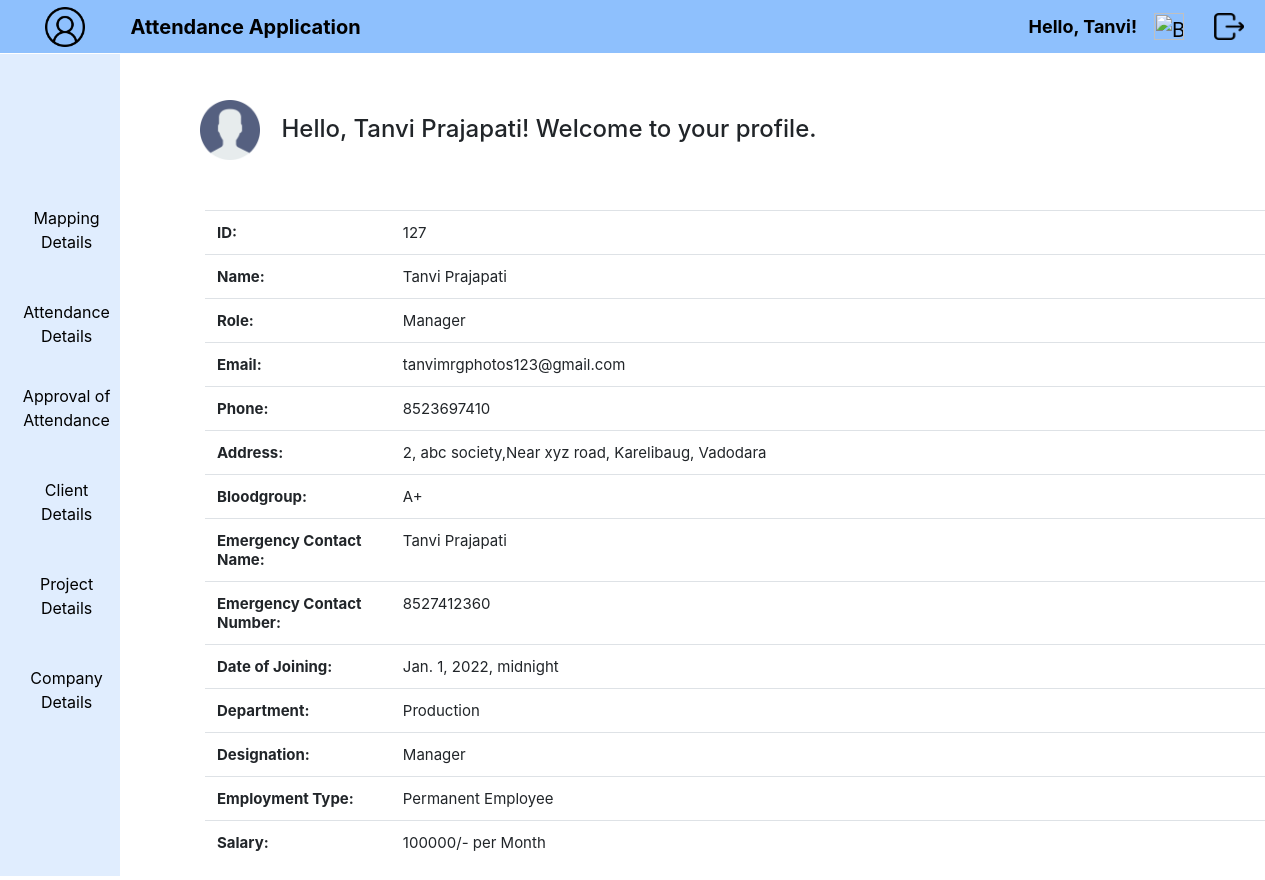
Screenshot of /userdata (signed in) with the database file from the repository.
### Attendance/models.py (models this page shows, shortened)
class Employee(models.Model):
        BG = (('A+', 'A+'),
                ('A-', 'A-'),
                ('B+', 'B+'),
                ('B-', 'B-'),
                ('O+', 'O+'),
                ('O-', 'O-'),
                ('AB+', 'AB+'),
                ('AB-', 'AB-'),)
        DEPT = (('IT','IT'),
                ('Production','Production'),
                ('Sales','Sales'),
                ('HR','HR'),
                ('Finance','Finance'),
                ('Marketing','Marketing'),
                ('Other','Other'),)
        DESIG = (('Employee','Employee'),
                ('Intern','Intern'),
                ('Site Head','Site Head'),
                ('Region Head','Region Head'),
                ('Manager','Manager'),
                ('HR','HR'),
                ('Director','Director'),
                ('President','President'),
                ('CEO','CEO'),
                ('Owner','Owner'),
                ('Other','Other'),)
        TYPE = (('Permanent Employee','Permanent Employee'),
                ('Contract Based','Contract Based'),)
        MODE = (('Day','Day'),
                ('Month','Month'),)
        ROLES = (('Employee','Employee'),
                 ('Manager','Manager'),
                 ('HR','HR'),)
        user = models.ForeignKey(User, on_delete=models.CASCADE, default=1)
        firstname = models.CharField(max_length=20, null=True, verbose_name='First Name')
        lastname = models.CharField(max_length=30, null=True, verbose_name='Last Name')
        email = models.EmailField(max_length=50, null=True, verbose_name='Email')
        phone = models.CharField(max_length=10, null=True, verbose_name='Phone')
        address = models.CharField(max_length=100, null=True, verbose_name='Address')
        bloodgroup = models.CharField(choices=BG, max_length=20, null=True, default='A+', verbose_name='Blood Group')
        econtactname = models.CharField(max_length=50, null=True, verbose_name='Emergency Contact Name')
        econtactphone = models.CharField(max_length=10, null=True, verbose_name='Emergency Contact Number')
        empid = models.CharField(max_length=20, null=True, unique=True, verbose_name='Employee ID')
        role = models.CharField(choices=ROLES, verbose_name='Select your role',max_length=50,default='Employee')
        doj = models.DateTimeField(default=datetime.now,help_text = "Please use the following format: <em>YYYY-MM-DD HH:MM:SS</em>.", verbose_name='Date of Joining')
        department = models.CharField(choices=DEPT,max_length=30,null=True, default='IT', verbose_name='Department')
        designation = models.CharField(choices=DESIG,max_length=20,null=True, default='Employee', verbose_name='Designation')
        emptype = models.CharField(choices=TYPE, max_length=30,default='Permanent Employee',null=True, verbose_name='Employment Type')
        salary = models.IntegerField(null=True, verbose_name='Salary')
        per = models.CharField(choices=MODE,max_length=20,null=True, default='Month', verbose_name='Per')
        class Meta:
                db_table = "Employee"

### Attendance/views.py (the view)
# urls.py: path('userdata',views.userdata,name='userdata'),
@login_required(login_url='loginview')
@never_cache
def userdata(request):
    user = request.user
    employee = None
    if user.is_superuser:
        context = {'user': user}
    else:
        employee = get_object_or_404(Employee, email=user.username)
        context = {'employee': employee, 'user': user}
    template = loader.get_template('userdata.html')
    return HttpResponse(template.render(context, request))

### Attendance/templates/userdata.html (shortened to what this page needs)
{% extends "home.html" %}
{% load static %}
{% block manager %}
{% block emp %}
<div class="emp">
    <h4 style="text-align: left; margin: 50px 0px 50px 50px;">
        <img src="{% static 'images/user1.png' %}" width="60px" height="60px" style="margin-right: 15px;">
        Hello, {{user.first_name}} {{user.last_name}}! Welcome to your profile.
    </h4>
    <table style="margin-left: 55;" class="table">
        <tbody  class="text-left">
            <tr>
                <td class="col-2 font-weight-bold">ID:</td>
                <td>{{ employee.id }}</td>
            </tr>
            <tr>
                <td class="col-2 font-weight-bold">Name:</td>
                <td>{{ employee.firstname }} {{ employee.lastname }}</td>
            </tr>
            <tr>
                <td class="col-2 font-weight-bold">Role:</td>
                <td>{{ employee.role }}</td>
            </tr>
            <tr>
                <td class="col-2 font-weight-bold">Email:</td>
                <td>{{ employee.email }}</td>
            </tr>
            <tr>
                <td class="col-2 font-weight-bold">Phone:</td>
                <td>{{ employee.phone }}</td>
            </tr>
            <tr>
                <td class="col-2 font-weight-bold">Address:</td>
                <td>{{ employee.address }}</td>
            </tr>
            <tr>
                <td class="col-2 font-weight-bold">Bloodgroup:</td>
                <td>{{ employee.bloodgroup }}</td>
            </tr>
            <tr>
                <td class="col-2 font-weight-bold">Emergency Contact Name:</td>
                <td>{{ employee.econtactname }}</td>
            </tr>
            <tr>
                <td class="col-2 font-weight-bold">Emergency Contact Number:</td>
                <td>{{ employee.econtactphone }}</td>
            </tr>
            <tr>
                <td class="col-2 font-weight-bold">Date of Joining:</td>
                <td>{{ employee.doj }}</td>
            </tr>
            <tr>
                <td class="col-2 font-weight-bold">Department:</td>
                <td>{{ employee.department }}</td>
            </tr>
            <tr>
                <td class="col-2 font-weight-bold">Designation:</td>
                <td>{{ employee.designation }}</td>
            </tr>
            <tr>
                <td class="col-2 font-weight-bold">Employment Type:</td>
                <td>{{ employee.emptype }}</td>
            </tr>
            <tr>
                <td class="col-2 font-weight-bold">Salary:</td>
                <td>{{ employee.salary }}/- per {{ employee.per }}</td>
            </tr>
        </tbody>
    </table>
</div>
{% endblock %}
{% endblock %}

### Attendance/templates/home.html (shortened to what this page needs)
{% load static %}
<!doctype html lang="en">
  <head>
    <link rel="stylesheet" href="https://cdn.jsdelivr.net/npm/bootstrap@4.0.0/dist/css/bootstrap.min.css">
    <link rel="stylesheet" type="text/css" href="{% static 'css/style.css' %}">
  </head>
  <body onload="RenderDate()">
      <nav class="navbar navbar-expand-lg nav1">
        <div class="container-fluid" style="width: fit-content;">
          <a class="navbar-brand" href="{% url 'userdata' %}">
            <img src="{% static 'images/user.png' %}" width="40" height="40" class="d-inline-block align-top" style="margin-left: 28px;">
          </a>
        </div>
          <div class="collapse navbar-collapse" id="navbarSupportedContent">
            <ul class="navbar-nav">
              <li class="nav-item" style="margin-left: 15px;">
                <b>
                  <a class="navbar-brand float-left" href="{% url 'AttFormView' %}">Attendance Application</a>
                </b>
              </li>
            </ul>
            <ul class="navbar-nav mb-2 mb-lg-0 d-flex" style="position: absolute; right: 40;">
              <li>
                <b>
                  <a class="nav-link"  href="{% url 'userdata' %}" style="margin-top: 25px; font-size: 17px; margin-right: 80px;">
                    {% if user.is_authenticated %}
                    <p style="font-size: large;">Hello, {{ user.first_name }}!</p>
                    {% endif %}
                  </a>
                </b>
              </li>
            </ul>
            <ul class="navbar-nav mb-2 mb-lg-0 d-flex" style="position: absolute; right: 60;">
              <li class="nav-item">
                <a class="ml-auto navbar-brand exit" href="{% url 'summary' %}">
                  <img src="{% static 'images/summary.png' %}" alt="Bootstrap" width="30" height="27" style="margin-top: 0px; margin-right: 5px;">
                </a>
              </li>
            </ul>
            <ul class="navbar-nav mb-2 mb-lg-0 d-flex" style="position: absolute; right: 0;">
              <li class="nav-item">
                <a class="ml-auto navbar-brand exit" href="{% url 'logoutview' %}">
                  <img src="{% static 'images/exit.png' %}" alt="Bootstrap" width="30" height="27" style="margin-top: 0px; margin-right: 5px;">
                </a>
              </li>
            </ul>
          </div>
      </nav>
      {% if request.user.is_superuser %}
      {% block content %}
      {% endblock %}
      <nav class="navbar navbar-expand-lg nav2">
        <div class="container-fluid">
          <div class="row">
            <div class="col-md-1" style="min-width: 130px; margin: 0; padding: 0 10px; text-align: center;">
              <nav class="navbar navbar-default navbar-fixed-side">
                <ul class="nav navbar-nav">
                  <li class="nav-item list" style="margin-bottom: 10px;">
                    <a class="nav-link" href="#">Employee Details</a>
                    <div class="side-modal">
                      <a class="nav-link sm1" href="{% url 'EmpForm' %}">Employee Form</a>
                      <a class="nav-link sm1" href="{% url 'EmpEntry' %}">Employee Entries</a>
                    </div>
                  </li>
                  <li class="nav-item list" style="margin-bottom: 10px;">
                    <a class="nav-link" href="#">Mappings Details</a>
                    <div class="side-modal">
                      <a class="nav-link sm1" href="{% url 'SrjrMapFormView' %}">Mapping Form</a>
                      <a class="nav-link sm1" href="{% url 'SrjrEntry' %}">Mapping Entries</a>
                    </div>
                  </li>
                  <li class="nav-item list">
                    <a class="nav-link" href="#">Attendance Details</a>
                    <div class="side-modal">
                      <a class="nav-link sm1" href="{% url 'AttFormView' %}">Attendance Form</a>
                      <a class="nav-link sm1" href="{% url 'AttEntry' %}">Attendance Entries</a>
                    </div>
                  </li>
                  <li class="nav-item list" style="margin-bottom: 10px;">
                    <a class="nav-link" href="#">Approval of Attendance</a>
                    <div class="side-modal">
                      <a class="nav-link sm1" href="{% url 'tasklist' %}">Pending Tasks</a>
                      <a class="nav-link sm1" href="{% url 'approval_list' %}">Approved Tasks</a>
                    </div>
                  </li>
                  <li class="nav-item list" style="margin-bottom: 10px;">
                    <a class="nav-link" href="#">Client Details</a>
                    <div class="side-modal">
                      <a class="nav-link sm1" href="{% url 'ClientForm' %}">Client Form</a>
                      <a class="nav-link sm1" href="{% url 'ClientEntry' %}">Client Entries</a>
                    </div>
                  </li>
                  <li class="nav-item list" style="margin-bottom: 10px;">
                    <a class="nav-link" href="#">Project Details</a>
                    <div class="side-modal">
                      <a class="nav-link sm1" href="{% url 'ProjectForm' %}">Project Form</a>
                      <a class="nav-link sm1" href="{% url 'ProjectEntry' %}">Project Entries</a>
                    </div>
                  </li>
                  <li class="nav-item list" style="margin-bottom: 10px;">
                    <a class="nav-link" href="#">Company Details</a>
                    <div class="side-modal">
                      <a class="nav-link sm1" href="{% url 'CompanyDetail' %}">Company Form</a>
                      <a class="nav-link sm1" href="{% url 'CompanyEntry' %}">Company Details</a>
                    </div>
                  </li>
                </ul>
              </nav>
            </div>
          </div>
        </div>
      </nav>
      {% elif request.user.is_staff %}
      {% block manager %}
      {% endblock %}
      <nav class="navbar navbar-expand-lg nav2">
        <div class="container-fluid">
          <div class="row">
            <div class="col-md-1" style="min-width: 130px; margin: 0; padding: 0 10px; text-align: center;">
              <nav class="navbar navbar-default navbar-fixed-side">
                <ul class="nav navbar-nav">
                  <li class="nav-item list" style="margin-bottom: 10px;">
                    <a class="nav-link" href="#">Mapping Details</a>
                  </li>
                  <li class="nav-item list">
                    <a class="nav-link" href="#">Attendance Details</a>
                  </li>
                  <li class="nav-item list" style="margin-bottom: 10px;">
                    <a class="nav-link" href="#">Approval of Attendance</a>
                  </li>
                  <li class="nav-item list" style="margin-bottom: 10px;">
                    <a class="nav-link" href="#">Client Details</a>
                  </li>
                  <li class="nav-item list" style="margin-bottom: 10px;">
                    <a class="nav-link" href="#">Project Details</a>
                  </li>
                  <li class="nav-item list" style="margin-bottom: 10px;">
                    <a class="nav-link" href="#">Company Details</a>
                  </li>
                </ul>
              </nav>
            </div>
          </div>
        </div>
      </nav>
    {% endif %}
  </body>
</html>

### Attendance/static/css/style.css (style rules this page uses)
li a { color: black; text-decoration: none; }
.navbar { padding: 0.1rem; }
.nav1 { background-color:#8ec0fd; position: fixed; width: 100%; top: 0; left: 0; }
.nav2 { background-color: #e0edfe; padding: 0.1rem; position: fixed; top: 53.5px; left: 0; width: 120px; height: 93.5%; }
.emp { margin-left: 150px; margin-top: 100px; }
.nav-item { position: relative; }
.nav-link { margin: 10px 0 10px 0; }
table { font-size: 15px; }

### rows the page displays
Employee: id "127", firstname "Tanvi", lastname "Prajapati", role "Manager", email "tanvimrgphotos123@gmail.com", phone "8523697410", address "2, abc society,Near xyz road, Karelibaug, Vadodara", bloodgroup "A+", econtactname "Tanvi Prajapati", econtactphone "8527412360", doj "Jan. 1, 2022, midnight", department "Production", designation "Manager", emptype "Permanent Employee", salary "100000", per "Month"

### other values shown
{{ user.first_name }} "Tanvi"
{{ user.last_name }} "Prajapati"
